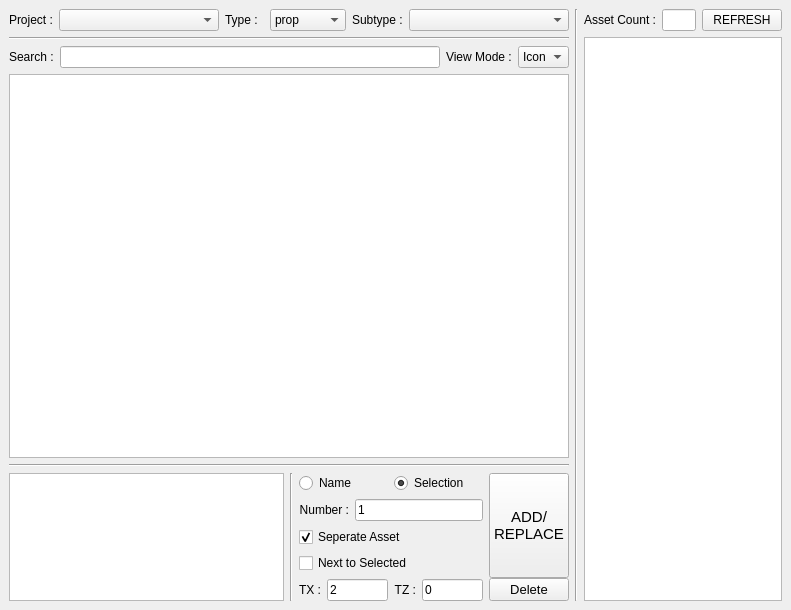
<?xml version="1.0" encoding="UTF-8"?>
<ui version="4.0">
 <class>assemblyBuilderUI</class>
 <widget class="QMainWindow" name="assemblyBuilderUI">
  <property name="geometry">
   <rect>
    <x>0</x>
    <y>0</y>
    <width>791</width>
    <height>610</height>
   </rect>
  </property>
  <property name="windowTitle">
   <string>Assembly Builder</string>
  </property>
  <widget class="QWidget" name="centralwidget">
   <layout class="QHBoxLayout" name="horizontalLayout_7">
    <item>
     <layout class="QHBoxLayout" name="horizontalLayout_3">
      <item>
       <layout class="QVBoxLayout" name="verticalLayout_2" stretch="0,0,0,13,0,2">
        <item>
         <layout class="QHBoxLayout" name="horizontalLayout" stretch="1,4,1,1,1,4">
          <item>
           <widget class="QLabel" name="label">
            <property name="text">
             <string>Project :</string>
            </property>
           </widget>
          </item>
          <item>
           <widget class="QComboBox" name="projectComboBox"/>
          </item>
          <item>
           <widget class="QLabel" name="label_2">
            <property name="text">
             <string>Type :</string>
            </property>
           </widget>
          </item>
          <item>
           <widget class="QComboBox" name="typeComboBox">
            <item>
             <property name="text">
              <string>prop</string>
             </property>
            </item>
            <item>
             <property name="text">
              <string>setdress</string>
             </property>
            </item>
            <item>
             <property name="text">
              <string>set</string>
             </property>
            </item>
            <item>
             <property name="text">
              <string>vehicle</string>
             </property>
            </item>
           </widget>
          </item>
          <item>
           <widget class="QLabel" name="label_3">
            <property name="text">
             <string>Subtype :</string>
            </property>
           </widget>
          </item>
          <item>
           <widget class="QComboBox" name="subtypeComboBox"/>
          </item>
         </layout>
        </item>
        <item>
         <widget class="Line" name="line_2">
          <property name="orientation">
           <enum>Qt::Horizontal</enum>
          </property>
         </widget>
        </item>
        <item>
         <layout class="QHBoxLayout" name="horizontalLayout_4">
          <item>
           <widget class="QLabel" name="label_5">
            <property name="text">
             <string>Search :</string>
            </property>
           </widget>
          </item>
          <item>
           <widget class="QLineEdit" name="searchLineEdit"/>
          </item>
          <item>
           <widget class="QLabel" name="label_4">
            <property name="text">
             <string>View Mode :</string>
            </property>
           </widget>
          </item>
          <item>
           <widget class="QComboBox" name="viewComboBox">
            <item>
             <property name="text">
              <string>Icon</string>
             </property>
            </item>
            <item>
             <property name="text">
              <string>List</string>
             </property>
            </item>
           </widget>
          </item>
         </layout>
        </item>
        <item>
         <widget class="QListWidget" name="assetListWidget">
          <property name="layoutDirection">
           <enum>Qt::LeftToRight</enum>
          </property>
          <property name="showDropIndicator" stdset="0">
           <bool>false</bool>
          </property>
          <property name="dragEnabled">
           <bool>false</bool>
          </property>
          <property name="selectionMode">
           <enum>QAbstractItemView::SingleSelection</enum>
          </property>
          <property name="iconSize">
           <size>
            <width>80</width>
            <height>80</height>
           </size>
          </property>
          <property name="viewMode">
           <enum>QListView::IconMode</enum>
          </property>
         </widget>
        </item>
        <item>
         <widget class="Line" name="line_6">
          <property name="orientation">
           <enum>Qt::Horizontal</enum>
          </property>
         </widget>
        </item>
        <item>
         <layout class="QHBoxLayout" name="horizontalLayout_5" stretch="3,0,2,0">
          <item>
           <widget class="QPlainTextEdit" name="tipPlainTextEdit">
            <property name="enabled">
             <bool>true</bool>
            </property>
            <property name="readOnly">
             <bool>true</bool>
            </property>
           </widget>
          </item>
          <item>
           <widget class="Line" name="line_5">
            <property name="orientation">
             <enum>Qt::Vertical</enum>
            </property>
           </widget>
          </item>
          <item>
           <layout class="QVBoxLayout" name="verticalLayout" stretch="0,0,0,0,0">
            <item>
             <layout class="QHBoxLayout" name="horizontalLayout_12">
              <item>
               <widget class="QRadioButton" name="nameRadioButton">
                <property name="text">
                 <string>Name</string>
                </property>
               </widget>
              </item>
              <item>
               <widget class="QRadioButton" name="selectRadioButton">
                <property name="layoutDirection">
                 <enum>Qt::LeftToRight</enum>
                </property>
                <property name="text">
                 <string>Selection</string>
                </property>
                <property name="checked">
                 <bool>true</bool>
                </property>
               </widget>
              </item>
             </layout>
            </item>
            <item>
             <layout class="QHBoxLayout" name="horizontalLayout_2" stretch="0,0">
              <item>
               <widget class="QLabel" name="label_6">
                <property name="text">
                 <string>Number :</string>
                </property>
                <property name="alignment">
                 <set>Qt::AlignRight|Qt::AlignTrailing|Qt::AlignVCenter</set>
                </property>
               </widget>
              </item>
              <item>
               <widget class="QLineEdit" name="numCreateLineEdit">
                <property name="text">
                 <string>1</string>
                </property>
               </widget>
              </item>
             </layout>
            </item>
            <item>
             <widget class="QCheckBox" name="seperateCheckBox">
              <property name="layoutDirection">
               <enum>Qt::LeftToRight</enum>
              </property>
              <property name="text">
               <string>Seperate Asset</string>
              </property>
              <property name="checked">
               <bool>true</bool>
              </property>
             </widget>
            </item>
            <item>
             <widget class="QCheckBox" name="checkBox">
              <property name="text">
               <string>Next to Selected</string>
              </property>
             </widget>
            </item>
            <item>
             <layout class="QHBoxLayout" name="horizontalLayout_6" stretch="0,0,0,0">
              <item>
               <widget class="QLabel" name="label_7">
                <property name="text">
                 <string>TX :</string>
                </property>
                <property name="alignment">
                 <set>Qt::AlignRight|Qt::AlignTrailing|Qt::AlignVCenter</set>
                </property>
               </widget>
              </item>
              <item>
               <widget class="QLineEdit" name="txLineEdit">
                <property name="text">
                 <string>2</string>
                </property>
               </widget>
              </item>
              <item>
               <widget class="QLabel" name="label_8">
                <property name="text">
                 <string>TZ :</string>
                </property>
                <property name="alignment">
                 <set>Qt::AlignRight|Qt::AlignTrailing|Qt::AlignVCenter</set>
                </property>
               </widget>
              </item>
              <item>
               <widget class="QLineEdit" name="tzLineEdit">
                <property name="text">
                 <string>0</string>
                </property>
               </widget>
              </item>
             </layout>
            </item>
           </layout>
          </item>
          <item>
           <layout class="QVBoxLayout" name="verticalLayout_4" stretch="2,1">
            <property name="spacing">
             <number>0</number>
            </property>
            <item>
             <widget class="QPushButton" name="addPushButton">
              <property name="sizePolicy">
               <sizepolicy hsizetype="Preferred" vsizetype="Preferred">
                <horstretch>0</horstretch>
                <verstretch>0</verstretch>
               </sizepolicy>
              </property>
              <property name="font">
               <font>
                <pointsize>11</pointsize>
               </font>
              </property>
              <property name="text">
               <string>ADD/
REPLACE</string>
              </property>
             </widget>
            </item>
            <item>
             <widget class="QPushButton" name="deletePushButton">
              <property name="font">
               <font>
                <pointsize>10</pointsize>
               </font>
              </property>
              <property name="text">
               <string>Delete</string>
              </property>
             </widget>
            </item>
           </layout>
          </item>
         </layout>
        </item>
       </layout>
      </item>
      <item>
       <widget class="Line" name="line">
        <property name="orientation">
         <enum>Qt::Vertical</enum>
        </property>
       </widget>
      </item>
      <item>
       <layout class="QVBoxLayout" name="verticalLayout_3" stretch="0,6">
        <item>
         <layout class="QHBoxLayout" name="horizontalLayout_9" stretch="2,1">
          <item>
           <layout class="QHBoxLayout" name="horizontalLayout_10">
            <item>
             <widget class="QLabel" name="label_9">
              <property name="text">
               <string>Asset Count :</string>
              </property>
             </widget>
            </item>
            <item>
             <widget class="QLineEdit" name="countLineEdit"/>
            </item>
           </layout>
          </item>
          <item>
           <widget class="QPushButton" name="refreshPushButton">
            <property name="sizePolicy">
             <sizepolicy hsizetype="Minimum" vsizetype="Expanding">
              <horstretch>0</horstretch>
              <verstretch>0</verstretch>
             </sizepolicy>
            </property>
            <property name="font">
             <font>
              <pointsize>9</pointsize>
             </font>
            </property>
            <property name="text">
             <string>REFRESH</string>
            </property>
           </widget>
          </item>
         </layout>
        </item>
        <item>
         <widget class="QListWidget" name="arListWidget">
          <property name="iconSize">
           <size>
            <width>40</width>
            <height>40</height>
           </size>
          </property>
         </widget>
        </item>
       </layout>
      </item>
     </layout>
    </item>
   </layout>
  </widget>
 </widget>
 <resources/>
 <connections/>
</ui>
